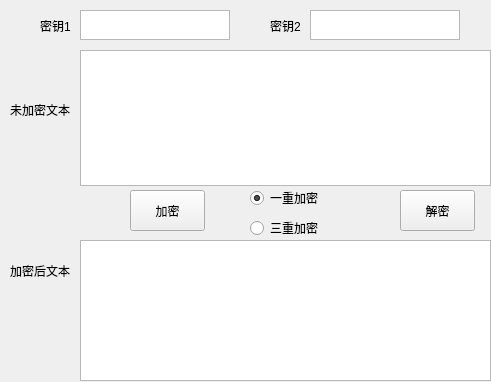
<?xml version="1.0" encoding="UTF-8"?>
<ui version="4.0">
 <class>Form</class>
 <widget class="QWidget" name="Form">
  <property name="windowModality">
   <enum>Qt::WindowModal</enum>
  </property>
  <property name="geometry">
   <rect>
    <x>0</x>
    <y>0</y>
    <width>491</width>
    <height>382</height>
   </rect>
  </property>
  <property name="minimumSize">
   <size>
    <width>491</width>
    <height>382</height>
   </size>
  </property>
  <property name="maximumSize">
   <size>
    <width>491</width>
    <height>382</height>
   </size>
  </property>
  <property name="windowTitle">
   <string>DES加密解密</string>
  </property>
  <widget class="QPlainTextEdit" name="plainTextEdit_2">
   <property name="geometry">
    <rect>
     <x>80</x>
     <y>240</y>
     <width>411</width>
     <height>141</height>
    </rect>
   </property>
   <property name="minimumSize">
    <size>
     <width>411</width>
     <height>141</height>
    </size>
   </property>
   <property name="maximumSize">
    <size>
     <width>411</width>
     <height>141</height>
    </size>
   </property>
  </widget>
  <widget class="QPlainTextEdit" name="plainTextEdit_3">
   <property name="geometry">
    <rect>
     <x>80</x>
     <y>10</y>
     <width>150</width>
     <height>30</height>
    </rect>
   </property>
   <property name="minimumSize">
    <size>
     <width>150</width>
     <height>30</height>
    </size>
   </property>
   <property name="maximumSize">
    <size>
     <width>200</width>
     <height>30</height>
    </size>
   </property>
  </widget>
  <widget class="QPlainTextEdit" name="plainTextEdit_4">
   <property name="geometry">
    <rect>
     <x>310</x>
     <y>10</y>
     <width>150</width>
     <height>30</height>
    </rect>
   </property>
   <property name="maximumSize">
    <size>
     <width>150</width>
     <height>30</height>
    </size>
   </property>
  </widget>
  <widget class="QLabel" name="label">
   <property name="geometry">
    <rect>
     <x>40</x>
     <y>10</y>
     <width>31</width>
     <height>31</height>
    </rect>
   </property>
   <property name="text">
    <string>密钥1</string>
   </property>
  </widget>
  <widget class="QLabel" name="label_2">
   <property name="geometry">
    <rect>
     <x>270</x>
     <y>10</y>
     <width>41</width>
     <height>31</height>
    </rect>
   </property>
   <property name="text">
    <string>密钥2</string>
   </property>
  </widget>
  <widget class="QPushButton" name="pushButton">
   <property name="geometry">
    <rect>
     <x>130</x>
     <y>190</y>
     <width>75</width>
     <height>41</height>
    </rect>
   </property>
   <property name="text">
    <string>加密</string>
   </property>
  </widget>
  <widget class="QPushButton" name="pushButton_2">
   <property name="geometry">
    <rect>
     <x>400</x>
     <y>190</y>
     <width>75</width>
     <height>41</height>
    </rect>
   </property>
   <property name="text">
    <string>解密</string>
   </property>
  </widget>
  <widget class="QPlainTextEdit" name="plainTextEdit">
   <property name="geometry">
    <rect>
     <x>80</x>
     <y>50</y>
     <width>411</width>
     <height>136</height>
    </rect>
   </property>
   <property name="minimumSize">
    <size>
     <width>411</width>
     <height>136</height>
    </size>
   </property>
   <property name="maximumSize">
    <size>
     <width>411</width>
     <height>136</height>
    </size>
   </property>
  </widget>
  <widget class="QLabel" name="label_3">
   <property name="geometry">
    <rect>
     <x>10</x>
     <y>89</y>
     <width>61</width>
     <height>41</height>
    </rect>
   </property>
   <property name="text">
    <string>未加密文本</string>
   </property>
  </widget>
  <widget class="QLabel" name="label_4">
   <property name="geometry">
    <rect>
     <x>10</x>
     <y>250</y>
     <width>61</width>
     <height>41</height>
    </rect>
   </property>
   <property name="text">
    <string>加密后文本</string>
   </property>
  </widget>
  <widget class="QRadioButton" name="radioButton">
   <property name="geometry">
    <rect>
     <x>250</x>
     <y>190</y>
     <width>89</width>
     <height>16</height>
    </rect>
   </property>
   <property name="text">
    <string>一重加密</string>
   </property>
   <property name="checked">
    <bool>true</bool>
   </property>
  </widget>
  <widget class="QRadioButton" name="radioButton_2">
   <property name="geometry">
    <rect>
     <x>250</x>
     <y>220</y>
     <width>89</width>
     <height>16</height>
    </rect>
   </property>
   <property name="text">
    <string>三重加密</string>
   </property>
  </widget>
 </widget>
 <tabstops>
  <tabstop>plainTextEdit_3</tabstop>
  <tabstop>plainTextEdit_4</tabstop>
  <tabstop>plainTextEdit</tabstop>
  <tabstop>pushButton</tabstop>
  <tabstop>radioButton</tabstop>
  <tabstop>radioButton_2</tabstop>
  <tabstop>pushButton_2</tabstop>
  <tabstop>plainTextEdit_2</tabstop>
 </tabstops>
 <resources/>
 <connections/>
</ui>
